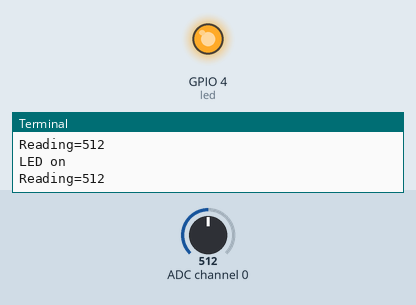
Simulated run of this program. Board: Raspberry Pi (BCM pin numbers). On the bench: output pins drawn as LEDs (lit = HIGH), the last lines printed to the terminal. Inputs (shaded band) come from the test bench; at power-on: ADC channel 0 = 512 (analog values on the 0–1023 scale).

Above: at 1.2 s.
1.3 s: ADC channel 0 set to 519
At 3.4 s:
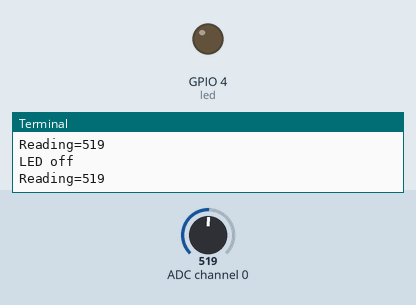
4.0 s: ADC channel 0 set to 511
At 5.4 s:
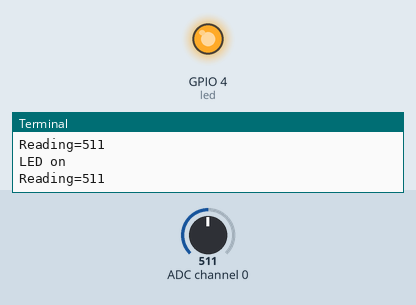
6.0 s: ADC channel 0 set to 716
At 7.0 s:
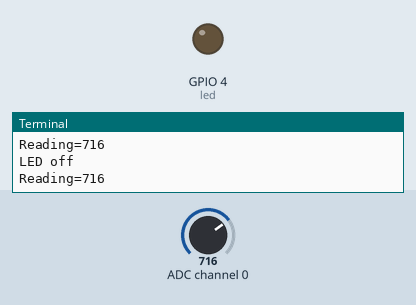
Timing chart, 0 to 9.0 s (numbered marks = the images above; inputs shaded):
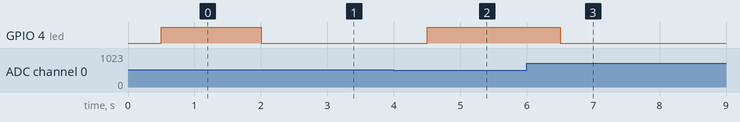

Measured:
- the behaviour switches between 512 and 513 on ADC channel 0 (found by bisection; images 0 and 1)
- after the input at 1.3 s, GPIO 4 (led): HIGH → LOW after 0.70 s
- after the input at 4.0 s, GPIO 4 (led): LOW → HIGH after 0.51 s
- after the input at 6.0 s, GPIO 4 (led): HIGH → LOW after 0.51 s

The program:

LDR_task.py
```python
import spidev
import time
import RPi.GPIO as GPIO

led = 4
GPIO.setmode(GPIO.BCM)
GPIO.setup(led, GPIO.OUT)

spi = spidev.SpiDev()

spi.open(0,0) # bus: 0, dev: 0

spi.max_speed_hz = 100000

# analog -> digital 변환
def analog_read(channel):
  # [byte_1, byte_2, byte_3]
  # byte_1 : 1
  # byte_2 : channel(0) + 8 : 0000 1000 -> 1000 0000
  # byte_3 : 0
  ret = spi.xfer2([1, (8 + channel) << 4, 0])
  adc_out = ((ret[1] & 3) << 8) + ret[2]
  return adc_out


try:
    while True:
            reading = analog_read(0)
            print("Reading=%d" % reading)
            time.sleep(0.5)
            if reading > 512 :
              GPIO.output(led, GPIO.LOW)
              print("LED off")
            else :
              GPIO.output(led, GPIO.HIGH)
              print("LED on")


finally:
    spi.close()
```
